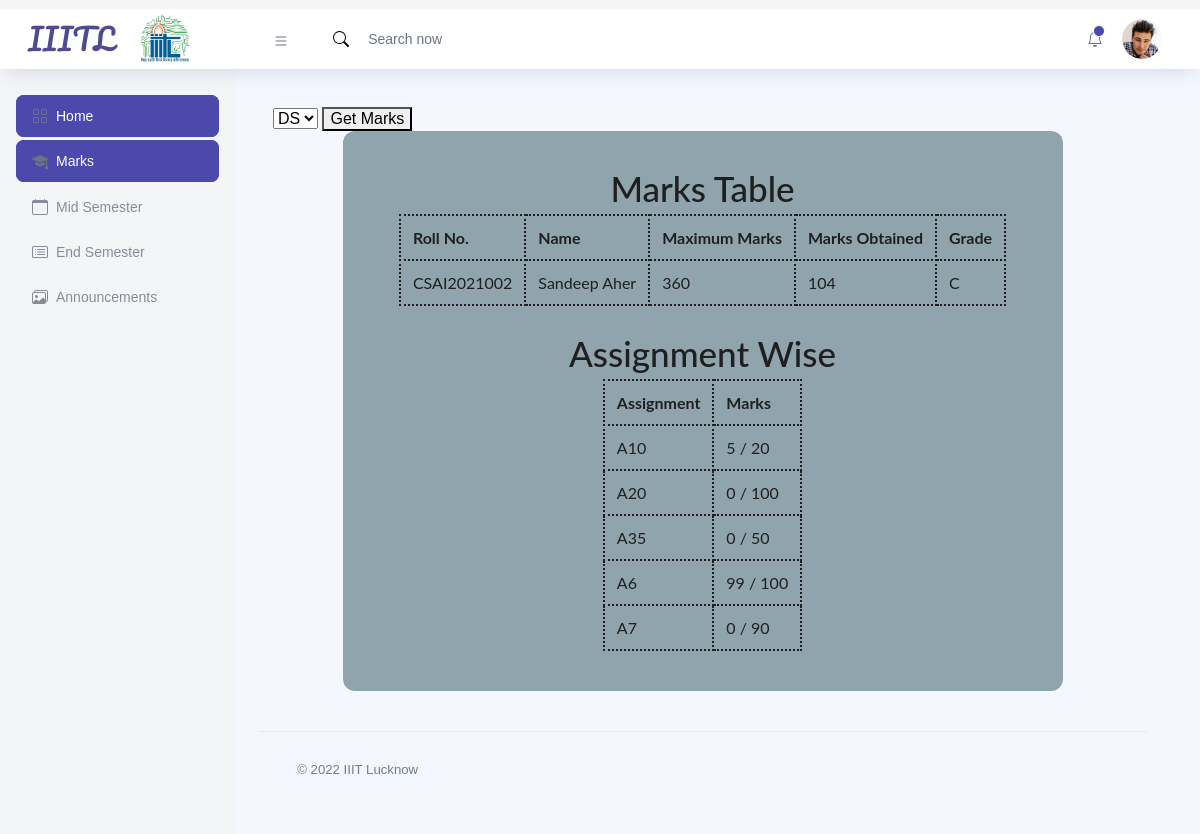
The app's page /std-marks (signed in) with its own data.
### website/models.py (models this page shows, shortened)
class Student(db.Model, UserMixin):
    sid = db.Column(db.Integer, primary_key=True)
    sfname = db.Column(db.String[50], nullable=False)
    slname = db.Column(db.String[50], nullable=False)
    sbranch = db.Column(db.Integer,db.ForeignKey('courses.id'))
    sroll = db.Column(db.Integer, nullable=False)    # {sbranch}-{syear}-{sroll}@std.clg.com
    semail = db.Column(db.String[100], nullable=False)
    syear = db.Column(db.Integer,db.ForeignKey('years.year'))
    spass = db.Column(db.String[100], nullable=False)    # YYYY-MM-DD
    sdob = db.Column(db.String[100], nullable=False)
    role = db.Column(db.String[100], default='student')    # crs=db.Column(db.Integer, db.ForeignKey('courses.id'))
    smarks=db.relationship('Marks')

class Assignments(db.Model):
    id = db.Column(db.Integer, primary_key=True)
    assi = db.Column(db.String[100], nullable=False)
    maxnum=db.Column(db.Integer,nullable=True)
    part=db.Column(db.Integer,default=1)
    sem = db.Column(db.Integer, db.ForeignKey('sems.id'))

### website/loginfunction.py (the view)
        def wrapper(*args,**kwargs):
            if current_user.is_authenticated:
                if(role==current_user.role):
                    return f(*args,**kwargs)
                else:
                    return redirect(f'/{current_user.role}-home')
            else:
                flash("You Are Not Logged In!",'error')
                return redirect('/')

### website/loginfunction.py (called while the page is built)
def loginchecker(role="None"):
    def inner(f):
        def wrapper(*args,**kwargs):
            if current_user.is_authenticated:
                if(role==current_user.role):
                    return f(*args,**kwargs)
                else:
                    return redirect(f'/{current_user.role}-home')
            else:
                flash("You Are Not Logged In!",'error')
                return redirect('/')
        wrapper.__name__=f.__name__
        return wrapper
    return inner

### website/templates/studentMarks.html (shortened to what this page needs)
<!DOCTYPE html>
<html lang="en">
  <head>
    <link rel="stylesheet" href="/static/stdMarks.css" />
    <link rel="stylesheet" href="/static/style.css" />
    <link rel="stylesheet" href="/static/sheet.css">
  </head>
  <body class="">
    <div class="container-scroller" style="margin-top: -6.5vh">
      {% include 'navBars/studentNav.html' %}
      <div class="container-fluid page-body-wrapper pt-0">
        {% include 'sideBars/studentSide.html' %}
        <div class="main-panel">
          <div class="content-wrapper">
            <div class="row">
              <div class="row">
                <div class="col-md-12 grid-margin">
                  <div class="row">
                    <form action="" method="post">
                      <select name="subselect" id="">
                        {% for subid,sub in sublist.items() %}
                          <option value="{{subid}}">{{sub}}</option>
                        {% endfor %}
                      </select>
                      <button type="submit">Get Marks</button>
                    </form>
                  </div>
              <div class="container">
                <h2>Marks Table</h2>
                <table>
                  <thead>
                    <tr>
                      <th>Roll No.</th>
                      <th>Name</th>
                      <th>Maximum Marks</th>
                      <th>Marks Obtained</th>
                      <th>Grade</th>
                    </tr>
                  </thead>
                  <tbody>
                    <tr>
                      <td>{{cu.semail.split("@")[0]}}</td>
                      <td>{{cu.sfname}} {{cu.slname}}</td>
                      <td>{{maxmark}}</td>
                      <td>{{markgot}}</td>
                      <td>{{gradegot}}</td>
                    </tr>
                  </tbody>
                </table>
                <h2 style="padding-top:30px ;">Assignment Wise</h2>
                <table >
                  <thead>
                    <tr>
                      <th>Assignment</th>
                      <th>Marks</th>
                    </tr>
                  </thead>
                  <tbody>
                    {% for assi,mark in assiwise.items() %}
                    <tr>
                      <td>{{assi}}</td>
                      <td>{{mark[0]}} / {{mark[1]}}</td>
                    </tr>
                    {% endfor %}
                  </tbody>
                </table>
              </div>
            </div>
            <footer class="footer">
              <div
                class="d-sm-flex justify-content-center justify-content-sm-between"
              >
                <span
                  class="text-muted text-center text-sm-left d-block d-sm-inline-block"
                  >© 2022 IIIT Lucknow</span
                >
              </div>
            </footer>
          </div>
        </div>
      </div>
    </div>
  </body>
</html>

### website/static/stdMarks.css (style rules this page uses)
.container { -webkit-transform-style: preserve-3d; transform-style: preserve-3d; -webkit-perspective: 1000px; perspective: 1000px; }

### website/static/sheet.css (style rules this page uses)
.content-wrapper { display: flex; align-items: center; justify-content: center; }
::placeholder { color: #4245a8; padding-left: 1vh; }

### website/templates/studentMarks.html (style rules this page uses)
.container { width: 720px; height: fit-content; margin: 0 auto; padding-left: 32px; padding-right: 32px; padding-top: 40px; padding-bottom: 40px; border-radius: 12px; background-color: #90a4ae; font-family: Lato; }
.container h2 { text-align: center; }
table { margin: 0 auto; }
td, th { padding: 12px; border: 2px dotted; }

### records on screen
Student: semail "CSAI2021002", sfname "Sandeep", slname "Aher"
Assignments: assi "A10", mark "5", maxnum "20"
Assignments: assi "A20", part "0", maxnum "100"
Assignments: assi "A35", part "0", maxnum "50"
Assignments: assi "A6", mark "99", maxnum "100"
Assignments: assi "A7", part "0", maxnum "90"

### other values on screen
{{ maxmark }} "360"
{{ markgot }} "104"
{{ gradegot }} "C"
form field subselect "DS"
